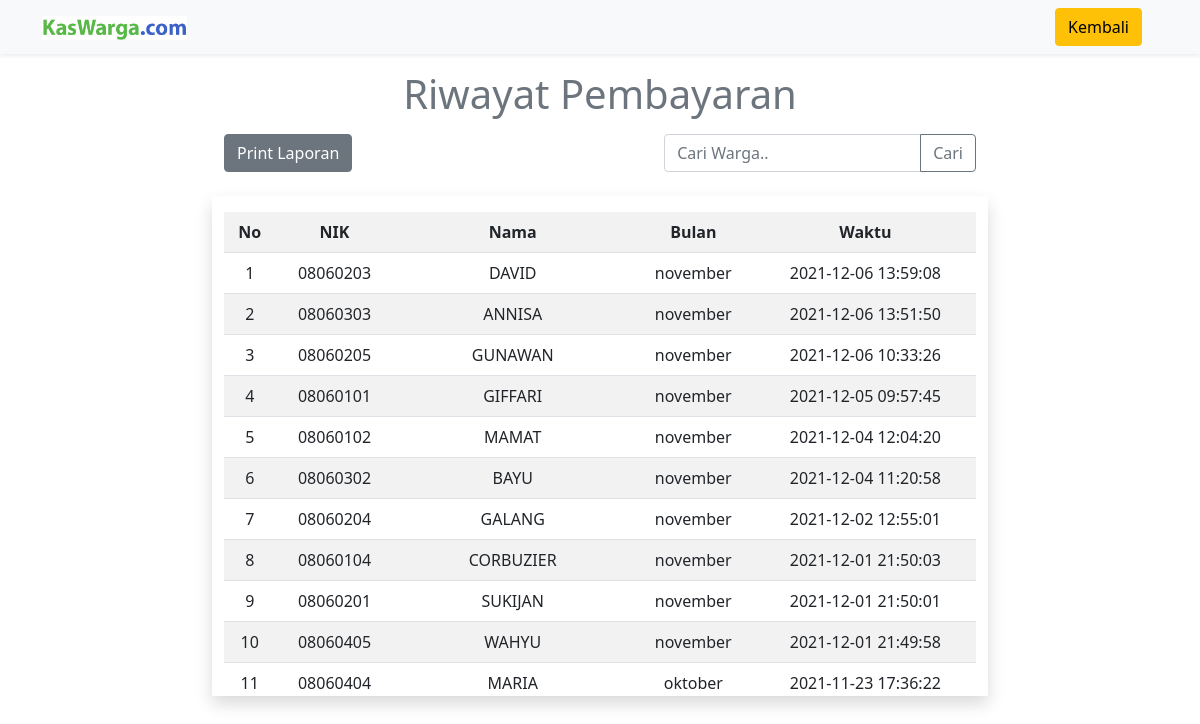
Screenshot of /riwayat-pembayaran.php with the database file from the repository.
### tables this page shows
CREATE TABLE `tb_riwayat` (
  `no` int(11) NOT NULL,
  `nik_warga` varchar(8) NOT NULL,
  `nama_warga` varchar(32) NOT NULL,
  `bulan` varchar(16) NOT NULL,
  `waktu` datetime NOT NULL
);

### functions.php (called while the page is built, shortened)
<?php
    $koneksi = mysqli_connect("localhost", "root", "", "aplikasi_kas_warga");
    function query($query){
        global $koneksi;
        $result = mysqli_query($koneksi, $query);
        $rows = [];
        while( $row = mysqli_fetch_assoc($result)){
            $rows[] = $row;
        }
        return $rows;
    }
?>

### riwayat-pembayaran.php (the view, shortened to what this page needs)
<?php
require "functions.php";
$warga = query("SELECT * FROM tb_riwayat ORDER BY waktu DESC");
?>
<!DOCTYPE html>
<html lang="en">
<head>
    <link rel="stylesheet" href="./aset/css/bootstrap.min.css">
</head>
<body>
<nav class="navbar navbar-expand-lg navbar-light bg-light shadow-sm">
  <div class="container">
  <a href="data.php" style="width: 13%;"><img src="./image/logo2.jpg" alt="logo" style="width: 100%;"></a>
    <div class="collapse navbar-collapse" id="navbarNavAltMarkup">
      <div class="navbar-nav ms-auto">
        <a href="data.php" class="btn btn-warning btn-md" style="margin-right:1pc;"><span class="fa fa-home"></span> Kembali</a>
      </div>
    </div>
  </div>
</nav>
<h1 class="text-center mt-3 text-secondary" style="margin-bottom: -2rem;">Riwayat Pembayaran</h1>
<br><br>
<div class="container col-8">
    <div class="container d-flex justify-content-between mb-3">
    <a href="pilih-bulan-print.php" class="btn btn-secondary float-end mb-2 me-5">Print Laporan</a>
        <form action="" method="post">
            <div class="input-group">
              <input type="text" name="keyword" class="form-control" placeholder="Cari Warga.." aria-label="Recipient's username" aria-describedby="button-addon2" autofocus autocomplete="off" id="keyword">
              <button class="btn btn-outline-secondary" type="submit" id="button-addon2" name="cari" id="tombol-cari">Cari</button>
            </div>
        </form>
    </div>
<div class="container shadow">
    <div class="table-responsive">
        <div class="scroll">
          <div id="container">
            <table class="table table-striped table-hover mb-4 mt-3 text-center">
            <tr>
                <th>No</td>
                <th>NIK</th>
                <th>Nama</th>
                <th>Bulan</th>
                <th>Waktu</th>
            </tr>
            <?php $i = 1; ?>
            <?php foreach( $warga as $row ) : ?>
            <tr>
                <td><?= $i; ?></td>
                <td><?= $row["nik_warga"]; ?></td>
                <td><?= $row["nama_warga"]; ?></td>
                <td><?= $row["bulan"]; ?></td>
                <td><?= $row["waktu"]; ?></td>
            </tr>
            <?php $i++; ?>
            <?php endforeach; ?>
        </table>
        </div>
    </div>
</div>
</div>
</div>
</body>
</html>

### riwayat-pembayaran.php (style rules this page uses)
.scroll { height: 500px; overflow-y: scroll; }

### rows the page displays
tb_riwayat: nik_warga "08060203", nama_warga "DAVID", bulan "november", waktu "2021-12-06 13:59:08"
tb_riwayat: nik_warga "08060303", nama_warga "ANNISA", bulan "november", waktu "2021-12-06 13:51:50"
tb_riwayat: nik_warga "08060205", nama_warga "GUNAWAN", bulan "november", waktu "2021-12-06 10:33:26"
tb_riwayat: nik_warga "08060101", nama_warga "GIFFARI", bulan "november", waktu "2021-12-05 09:57:45"
tb_riwayat: nik_warga "08060102", nama_warga "MAMAT", bulan "november", waktu "2021-12-04 12:04:20"
tb_riwayat: nik_warga "08060302", nama_warga "BAYU", bulan "november", waktu "2021-12-04 11:20:58"
tb_riwayat: nik_warga "08060204", nama_warga "GALANG", bulan "november", waktu "2021-12-02 12:55:01"
tb_riwayat: nik_warga "08060104", nama_warga "CORBUZIER", bulan "november", waktu "2021-12-01 21:50:03"
tb_riwayat: nik_warga "08060201", nama_warga "SUKIJAN", bulan "november", waktu "2021-12-01 21:50:01"
tb_riwayat: nik_warga "08060405", nama_warga "WAHYU", bulan "november", waktu "2021-12-01 21:49:58"
tb_riwayat: nik_warga "08060404", nama_warga "MARIA", bulan "oktober", waktu "2021-11-23 17:36:22"
